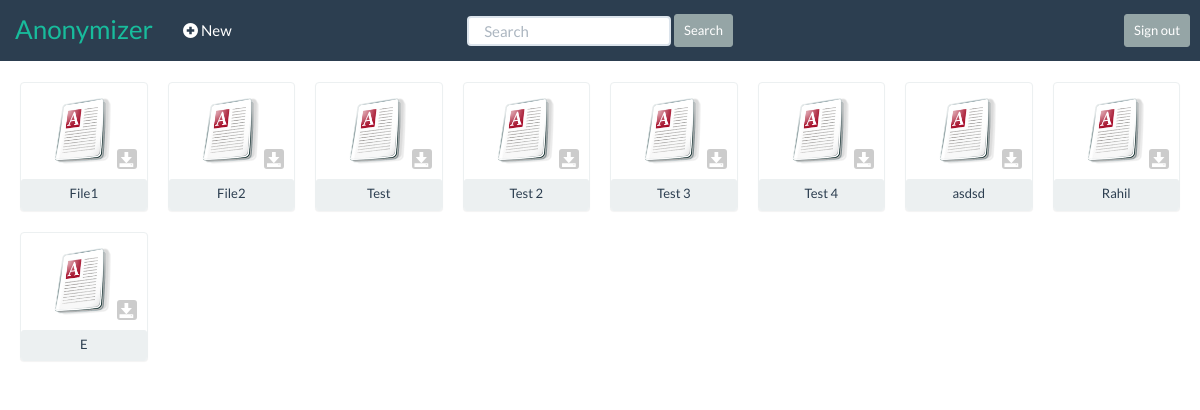
Before: /explorer/ (signed in) with the older database file.
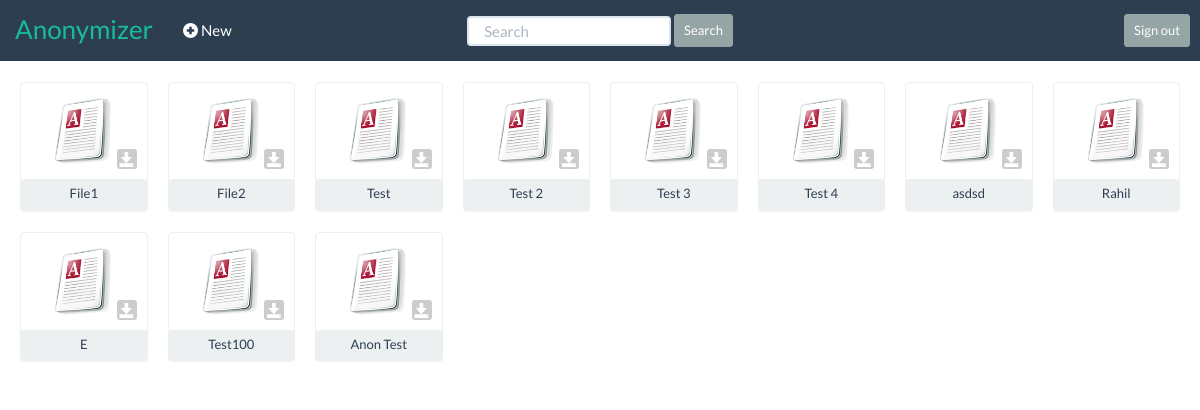
After: the same page with the newer database file.
### webapp/models.py (models this page shows)
class Document(models.Model):
    document_id = models.AutoField(primary_key=True)
    file_name = models.CharField(max_length=50)
    author_id = models.ForeignKey(User)
    date_created = models.DateTimeField(auto_now_add=True, blank=True)
    contents = models.TextField()

### webapp/views.py (the view)
# urls.py: url(r'explorer/', views.explorer, name='explorer'),
def explorer(request):
    if "username" in request.session:
        documents = Document.objects.all()
        return render_to_response('webapp/html/explorer.html',{"documents" : documents},context_instance=RequestContext(request))
    else:
        return render_to_response('webapp/html/login.html',{},context_instance=RequestContext(request))

### webapp/templates/webapp/html/explorer.html (shortened to what this page needs)
<!DOCTYPE html>
<html lang="en">
	<head>
    	<link href="/static/webapp/css/main.css" rel="stylesheet">
    	<link href="/static/webapp/css/explorer.css" rel="stylesheet">
    	<link href="/static/bootstrap/css/bootstrap.min.css" rel="stylesheet">
  	</head>
  	<body>
		<div class="container-fluid">
			<div class="row">
				<nav class="navbar navbar-default navbar-static-top" role="navigation">
					<div class="container-fluid">
						<div class="navbar-header">
						  <a class="navbar-brand" style="font-size: 26px" href="#">Anonymizer</a>
						</div>
						<div class="collapse navbar-collapse" id="bs-example-navbar-collapse-1" style="z-index: 1000 !important">
							<ul class="nav navbar-nav">
						      <li><a href="#" data-toggle="modal" data-target="#newform"><span style="top: 2px" class="glyphicon glyphicon-plus-sign"></span>  New</a></li>
						    </ul>
						    <form class="navbar-form navbar-left" style="width: 100%; text-align: center; position: absolute; top: 0px; left: 0px; z-index: -1">
						    	<div style="text-align: center; float: none">
						    		<input type="text" class="form-control col-sm-1" style="z-index: 1001;float: none; padding-top: 0px; padding-bottom: 0px; height: 30px; margin-top: 6px" placeholder="Search">
						    		<button type="button" style="float: none; margin: 0px; margin-top: 5px; z-index: 1001;" class="btn btn-default btn-sm navbar-btn">Search</button>
						    	</div>
						    </form>
							<button type="button" style="margin-left:20px" class="navbar-right btn btn-default btn-sm navbar-btn" onclick="window.location='/logout/'">Sign out</button>
						</div>
					</div>
				</nav>
			</div>
			<div class="row-fluid">
				{% for document in documents %}
					<div class="col-xs-1">
							<div class="panel panel-default">
					  <a href="/viewer/{{ document.document_id }}">
					    <div class="panel-body" style="text-align: center; position: relative">
					    <img alt="" src="/static/webapp/img/file_icon.png" style="width: 70%" />
					  	<a href="/download/{{ document.document_id }}" class="btn download" style="color: white" data-toggle="tooltip" data-placement="bottom" title="" data-original-title="Download as PDF"><span class="glyphicon glyphicon-save" style="margin-left: 1px"></span></a>
					  </div>
					  <div class="panel-heading btn-xs" style="padding-top: 5px; padding-bottom: 5px; text-align: center;">{{ document.file_name }}</div>
					  </a>
					</div>
					</div>
				{% endfor %}
			</div>
		</div>
	</body>
</html>

### webapp/templates/webapp/html/explorer.html (style rules this page uses)
.download { position: absolute; bottom: 10px; right: 10px; width: 20px; height: 20px; background-color: #ccc; border-radius: 3px; z-index: 1000; padding: 0px; }

Changed rows visible on the page:
added Document: file_name "Test100"
added Document: file_name "Anon Test"
